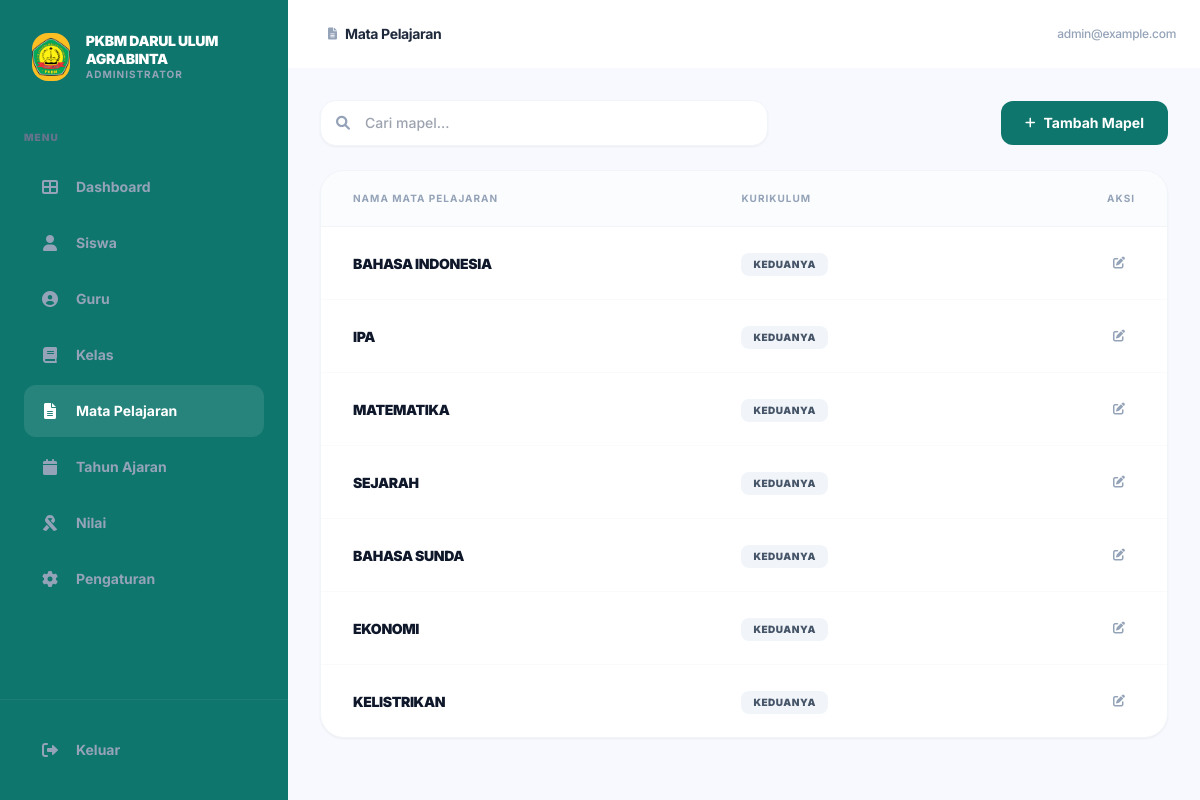
The page /subjects/ (signed in) on the database its author committed.
### apps_main/models.py (models this page shows, shortened)
class SchoolProfile(models.Model):
    name = models.CharField(max_length=255, default="PKBM Darul Ulum Agrabinta")
    logo = models.ImageField(upload_to='school/', null=True, blank=True)
    principal_name = models.CharField(max_length=255)
    nip = models.CharField(max_length=50, blank=True, null=True)
    address = models.TextField()
    phone = models.CharField(max_length=20, blank=True, null=True)
    email = models.EmailField(blank=True, null=True)
    theme_color = models.CharField(max_length=20, default="#1e295b")
    signature = models.ImageField(upload_to='school/signature/', null=True, blank=True)
    stamp = models.ImageField(upload_to='school/stamp/', null=True, blank=True)

class User(AbstractUser):
    ROLE_CHOICES = (
        ('ADMIN', 'Super Admin'),
        ('TEACHER', 'Teacher'),
        ('STUDENT', 'Student'),
    )
    role = models.CharField(max_length=10, choices=ROLE_CHOICES, default='STUDENT')
    photo = models.ImageField(upload_to='user_photos/', null=True, blank=True)

class Subject(models.Model):
    PROGRAM_CHOICES = (
        ('PAKET_B', 'Paket B (SMP)'),
        ('PAKET_C', 'Paket C (SMA)'),
        ('BOTH', 'Keduanya'),
    )
    name = models.CharField(max_length=100)
    code = models.CharField(max_length=20, unique=True)
    program = models.CharField(max_length=20, choices=PROGRAM_CHOICES, default='BOTH')

### apps_main/views.py (the view, shortened to what this page needs)
# urls.py: path('subjects/', views.manage_subjects, name='manage_subjects'),
@user_passes_test(is_admin)
def manage_subjects(request):
    subjects = Subject.objects.all().order_by('name')
    return render(request, 'apps_main/manage_subjects.html', {'subjects': subjects, 'page_title': 'Mata Pelajaran'})

### apps_main/context_processors.py (called while the page is built)
def school_profile(request):
    school = SchoolProfile.objects.first()
    return {
        'school_profile': school
    }

### apps_main/views.py (called while the page is built)
def is_admin(user):
    return user.is_authenticated and user.role == 'ADMIN'

### templates/apps_main/manage_subjects.html (shortened to what this page needs)
{% extends 'base.html' %}
{% block page_title %}Mata Pelajaran{% endblock %}
{% block page_icon %}<i class="fas fa-file-alt text-xs"></i>{% endblock %}
{% block content %}
<div class="space-y-6">
    <div class="flex flex-col md:flex-row md:items-center justify-between gap-4">
        <div class="relative flex-1 max-w-md">
            <span class="absolute inset-y-0 left-0 pl-4 flex items-center text-slate-400">
                <i class="fas fa-search text-sm"></i>
            </span>
            <input type="text" placeholder="Cari mapel..." class="w-full pl-11 pr-4 py-3 bg-white border border-slate-100 rounded-2xl shadow-sm focus:ring-2 focus-ring-primary focus:border-[primary] transition-all text-sm font-medium">
        </div>
        <button onclick="openSubjectModal()" class="inline-flex items-center px-6 py-3 bg-primary text-white rounded-xl font-bold text-sm hover:shadow-lg hover:shadow-slate-200 transition-all">
            <i class="fas fa-plus mr-2 text-xs"></i> Tambah Mapel
        </button>
    </div>
    <div class="bg-white rounded-3xl shadow-sm border border-slate-100 overflow-hidden">
        <div class="overflow-x-auto">
            <table class="w-full text-left">
                <thead>
                    <tr class="bg-slate-50/50 text-slate-400 text-[10px] font-black uppercase tracking-widest border-b border-slate-100">
                        <th class="px-8 py-5">Nama Mata Pelajaran</th>
                        <th class="px-8 py-5">Kurikulum</th>
                        <th class="px-8 py-5 text-right">Aksi</th>
                    </tr>
                </thead>
                <tbody class="divide-y divide-slate-50">
                    {% for subject in subjects %}
                    <tr class="hover:bg-slate-50/30 transition-colors group">
                        <td class="px-8 py-5">
                            <span class="text-sm font-black text-slate-900 uppercase tracking-tight">{{ subject.name }}</span>
                        </td>
                        <td class="px-8 py-5">
                            <span class="inline-flex items-center px-3 py-1 bg-slate-100 text-slate-600 rounded-lg text-[10px] font-black uppercase tracking-wider">
                                {{ subject.get_program_display }}
                            </span>
                        </td>
                        <td class="px-8 py-5 text-right">
                            <button onclick="editSubject({
                                id: '{{ subject.id }}',
                                name: '{{ subject.name }}',
                                program: '{{ subject.program }}'
                            })" class="inline-flex items-center justify-center w-8 h-8 text-slate-400 hover:text-primary hover:bg-primary/5 rounded-lg transition-all">
                                <i class="fas fa-edit text-xs"></i>
                            </button>
                        </td>
                    </tr>
                    {% endfor %}
                </tbody>
            </table>
        </div>
    </div>
</div>
{% endblock %}

### templates/base.html (shortened to what this page needs)
<!DOCTYPE html>
<html lang="en">
<head>
    <script src="https://cdn.tailwindcss.com"></script>
    <link href="https://cdnjs.cloudflare.com/ajax/libs/font-awesome/6.0.0/css/all.min.css" rel="stylesheet">
</head>
<body class="bg-[#f8f9fe] text-[#1e293b]">
    {% if user.is_authenticated %}
    <div class="min-h-screen flex">
        <aside id="sidebar" class="w-72 bg-primary text-white flex-shrink-0 hidden md:flex flex-col fixed inset-y-0 left-0 z-50 md:relative transition-transform -translate-x-full md:translate-x-0">
            <div class="p-8 flex items-center justify-between">
                <div class="flex items-center space-x-4">
                    <div class="w-12 h-12 bg-[#fbbf24] rounded-2xl flex items-center justify-center text-primary text-2xl overflow-hidden">
                        {% if school_profile.logo %}
                            <img src="{{ school_profile.logo.url }}" class="w-full h-full object-contain">
                        {% else %}
                            <i class="fas fa-graduation-cap"></i>
                        {% endif %}
                    </div>
                    <div>
                        <h1 class="text-sm font-black tracking-tight leading-tight uppercase">{{ school_profile.name|default:'PKBM Darul Ulum' }}</h1>
                        <p class="text-[10px] text-slate-400 font-bold uppercase tracking-widest">Administrator</p>
                    </div>
                </div>
            </div>
            <div class="px-6 py-4">
                <p class="text-[10px] font-black text-slate-500 uppercase tracking-widest mb-4">Menu</p>
                <nav class="space-y-1">
                    <a href="{% url 'dashboard' %}" class="flex items-center space-x-4 p-4 rounded-xl {% if request.resolver_match.url_name == 'dashboard' %}bg-white/10 text-white{% else %}text-slate-400 hover:text-white transition{% endif %}">
                        <i class="fas fa-th-large w-5 text-center"></i>
                        <span class="text-sm font-bold">Dashboard</span>
                    </a>
                    {% if user.role == 'ADMIN' %}
                    <a href="{% url 'manage_students' %}" class="flex items-center space-x-4 p-4 rounded-xl {% if request.resolver_match.url_name == 'manage_students' %}bg-white/10 text-white{% else %}text-slate-400 hover:text-white transition{% endif %}">
                        <i class="fas fa-user w-5 text-center"></i>
                        <span class="text-sm font-bold">Siswa</span>
                    </a>
                    <a href="{% url 'manage_teachers' %}" class="flex items-center space-x-4 p-4 rounded-xl {% if request.resolver_match.url_name == 'manage_teachers' %}bg-white/10 text-white{% else %}text-slate-400 hover:text-white transition{% endif %}">
                        <i class="fas fa-user-circle w-5 text-center"></i>
                        <span class="text-sm font-bold">Guru</span>
                    </a>
                    <a href="{% url 'manage_classes' %}" class="flex items-center space-x-4 p-4 rounded-xl {% if request.resolver_match.url_name == 'manage_classes' %}bg-white/10 text-white{% else %}text-slate-400 hover:text-white transition{% endif %}">
                        <i class="fas fa-book w-5 text-center"></i>
                        <span class="text-sm font-bold">Kelas</span>
                    </a>
                    <a href="{% url 'manage_subjects' %}" class="flex items-center space-x-4 p-4 rounded-xl {% if request.resolver_match.url_name == 'manage_subjects' %}bg-white/10 text-white{% else %}text-slate-400 hover:text-white transition{% endif %}">
                        <i class="fas fa-file-alt w-5 text-center"></i>
                        <span class="text-sm font-bold">Mata Pelajaran</span>
                    </a>
                    <a href="{% url 'manage_academic_years' %}" class="flex items-center space-x-4 p-4 rounded-xl {% if request.resolver_match.url_name == 'manage_academic_years' %}bg-white/10 text-white{% else %}text-slate-400 hover:text-white transition{% endif %}">
                        <i class="fas fa-calendar w-5 text-center"></i>
                        <span class="text-sm font-bold">Tahun Ajaran</span>
                    </a>
                    <a href="{% url 'manage_grades' %}" class="flex items-center space-x-4 p-4 rounded-xl {% if request.resolver_match.url_name == 'manage_grades' %}bg-white/10 text-white{% else %}text-slate-400 hover:text-white transition{% endif %}">
                        <i class="fas fa-ribbon w-5 text-center"></i>
                        <span class="text-sm font-bold">Nilai</span>
                    </a>
                    <a href="{% url 'manage_settings' %}" class="flex items-center space-x-4 p-4 rounded-xl {% if request.resolver_match.url_name == 'manage_settings' %}bg-white/10 text-white{% else %}text-slate-400 hover:text-white transition{% endif %}">
                        <i class="fas fa-cog w-5 text-center"></i>
                        <span class="text-sm font-bold">Pengaturan</span>
                    </a>
                    {% endif %}
                </nav>
            </div>
            <div class="mt-auto p-6 border-t border-white/5">
                <form action="{% url 'logout' %}" method="post">
                    <button type="submit" class="flex items-center space-x-4 p-4 w-full text-slate-400 hover:text-white transition">
                        <i class="fas fa-sign-out-alt w-5 text-center"></i>
                        <span class="text-sm font-bold">Keluar</span>
                    </button>
                </form>
            </div>
        </aside>
        <main class="flex-1 flex flex-col min-w-0">
            <header class="bg-white p-6 flex justify-between items-center sticky top-0 z-10">
                <div class="flex items-center space-x-4">
                    <div class="flex items-center space-x-2 text-slate-400">
                        {% block page_icon %}<i class="fas fa-columns text-xs"></i>{% endblock %}
                        <span class="text-sm font-bold text-slate-800 tracking-tight">{% block page_title %}Dashboard{% endblock %}</span>
                    </div>
                </div>
                <div class="flex items-center space-x-4">
                    <p class="text-xs font-medium text-slate-400 tracking-tight">{{ user.email|default:user.username }}</p>
                </div>
            </header>
            <div class="p-8 flex-1 overflow-auto">
                {% block content %}{% endblock %}
            </div>
        </main>
    </div>
    {% else %}
    <div class="min-h-screen bg-slate-100 flex items-center justify-center p-4">
        {% block login_content %}{% endblock %}
    </div>
    {% endif %}
</body>
</html>

### rows shown on the page
SchoolProfile: logo (picture), name "PKBM DARUL ULUM AGRABINTA"
User: email "admin@example.com"
Subject: name "BAHASA INDONESIA", program "KEDUANYA"
Subject: name "IPA", program "KEDUANYA"
Subject: name "MATEMATIKA", program "KEDUANYA"
Subject: name "SEJARAH", program "KEDUANYA"
Subject: name "BAHASA SUNDA", program "KEDUANYA"
Subject: name "EKONOMI", program "KEDUANYA"
Subject: name "KELISTRIKAN", program "KEDUANYA"
